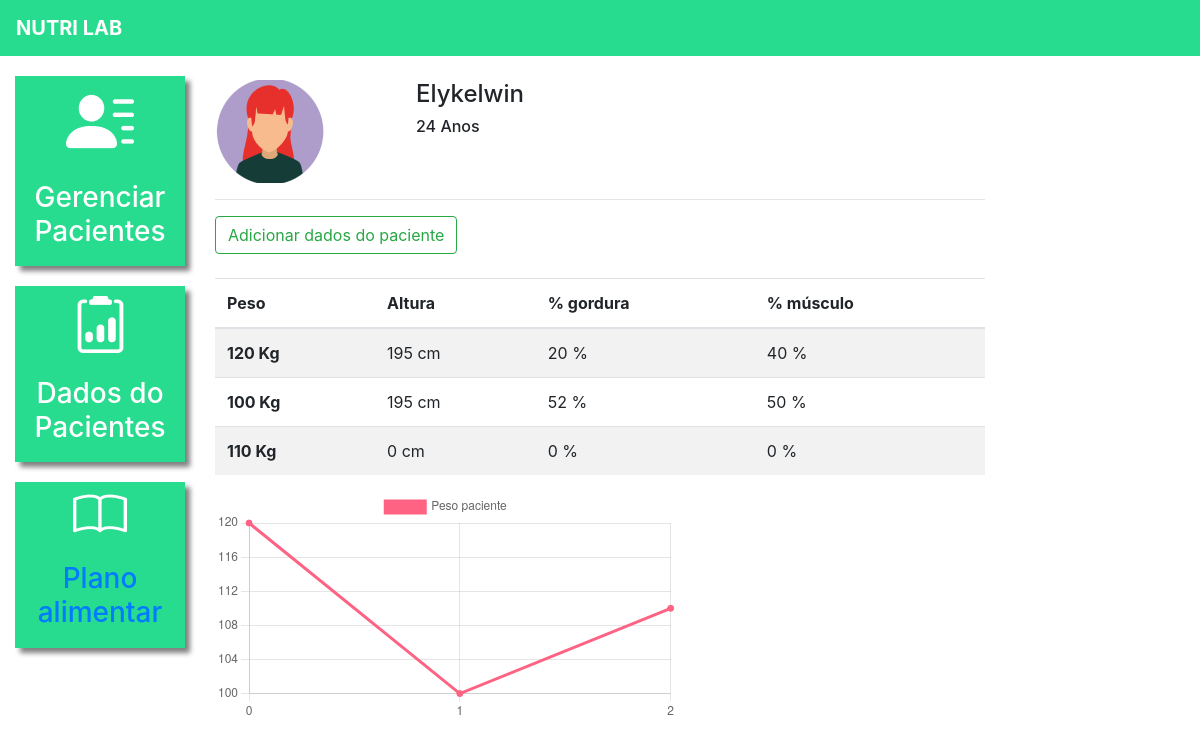
The page /dados_paciente/1/ (signed in) on the database its author committed.
### plataforma/models.py (models this page shows, shortened)
class Pacientes(models.Model):
    choices_sexo = (('F', 'Feminino'),
                    ('M', 'Maculino'))
    nome = models.CharField(max_length=50)
    sexo = models.CharField(max_length=1, choices=choices_sexo)
    idade = models.IntegerField()
    email = models.EmailField()
    telefone = models.CharField(max_length=19)
    nutri = models.ForeignKey(User, on_delete=models.CASCADE)

class DadosPaciente(models.Model):
    paciente = models.ForeignKey(Pacientes, on_delete=models.CASCADE)
    data = models.DateTimeField()
    peso = models.IntegerField()
    altura = models.IntegerField()
    percentual_gordura = models.IntegerField()
    percentual_musculo = models.IntegerField()
    colesterol_hdl = models.IntegerField()
    colesterol_ldl = models.IntegerField()
    colesterol_total = models.IntegerField()
    trigliceridios = models.IntegerField()

### plataforma/views.py (the view, shortened to what this page needs)
# urls.py: path('dados_paciente/', views.dados_paciente_listar, name="dados_paciente_listar"),
@login_required(login_url='/auth/logar/')
def dados_paciente(request, id):
    paciente = get_object_or_404(Pacientes, id=id)
    if not paciente.nutri == request.user:
        messages.add_message(request, constants.ERROR, 'Esse paciente não é seu')
        return redirect('/dados_paciente/')
    if request.method == "GET":
        dados_paciente = DadosPaciente.objects.filter(paciente=paciente)
        return render(request, 'dados_paciente.html', {'paciente': paciente, 'dados_paciente': dados_paciente})

### plataforma/templates/dados_paciente.html (shortened to what this page needs)
{% extends 'base_plataforma.html' %}
{% load static %}
{% block 'plataforma' %}
    <br>
    <div class="row">
        <div class="col-md-3">
            <img src="{% static 'plataforma/img/perfil1.png' %}">
        </div>
        <div class="col-md-3 dados descricao">
            <h4>{{paciente.nome}}</h4>
            <h6>{{paciente.idade}} Anos</h6>
        </div>
    </div>
    <hr>
    <button type="button" class="btn btn-outline-success" data-toggle="modal" data-target="#modal">
        Adicionar dados do paciente
    </button>
    <br>
    <br>
    <table class="table table-striped">
        <thead>
            <tr>
            <th scope="col">Peso</th>
            <th scope="col">Altura</th>
            <th scope="col">% gordura</th>
            <th scope="col">% músculo</th>
            </tr>
        </thead>
        <tbody>
            {% for dado in dados_paciente %}
                <tr>
                    <th scope="row">{{dado.peso}} Kg</th>
                    <td>{{dado.altura}} cm</td>
                    <td>{{dado.percentual_gordura}} %</td>
                    <td>{{dado.percentual_musculo}} %</td>
                </tr>
            {% endfor %}
        </tbody>
    </table>
    <div style="width: 60%;">
        <canvas id="myChart"></canvas>
    </div>
    <script>
        fetch("/grafico_peso/{{paciente.id}}/",{
            method: 'POST',
        }).then(function(result){
            return result.json()
        }).then(function(data_paciente){
            const data = {
                labels: data_paciente['labels'],
                datasets: [{
                label: 'Peso paciente',
                backgroundColor: 'rgb(255, 99, 132)',
                borderColor: 'rgb(255, 99, 132)',
                data: data_paciente['peso'],
                }]
            };
            const config = {
                type: 'line',
                data: data,
                options: {}
            };
            const myChart = new Chart(
                document.getElementById('myChart'),
                config
            );
        })
    </script>
{% endblock%}

### templates/base_plataforma.html (shortened to what this page needs)
{% extends 'base.html' %}
{% load static  %}
{% block 'head' %}
    <link rel="stylesheet" href="{% static 'plataforma/css/css.css' %}">
    <link rel="stylesheet" href="{% static 'plataforma/css/plano_alimentar.css' %}">
{% endblock %}
{% block 'body' %}
    <div class="container-fluid">
        <div class="row">
            <div class="col-md-2">
                <a href="{% url 'pacientes' %}" class="link-lateral">
                    <div class="card-lateral">
                        <img src="{% static 'plataforma/img/paciente.png' %}">
                        <br>
                        <br>
                        <h3>Gerenciar Pacientes</h3>
                    </div>
                </a>
                <a href="{% url 'dados_paciente_listar'%}" class="link-lateral">
                <div class="card-lateral">
                    <img src="{% static 'plataforma/img/dados_paciente.png' %}">
                    <br>
                    <br>
                    <h3>Dados do Pacientes</h3>
                </div>
                </a>
                <a href="{% url 'plano_alimentar_listar' %}" class="link-lateral">
                <div class="card-lateral">
                    <img src="{% static 'plataforma/img/plano_alimentar.png' %}">
                    <br>
                    <br>
                    <h3>Plano alimentar</h3>
                </a>
                </div>
            </div>
            <div class="col-md-8">
                {% block 'plataforma' %}
                {% endblock %}
            </div>
        </div>
{% endblock%}

### templates/base.html (shortened to what this page needs)
{% load static %}
<!doctype html>
<html lang="pt-BR">
    <head>
    {% block 'head' %}{% endblock %}
        <link rel="stylesheet" href="https://cdn.jsdelivr.net/npm/bootstrap@4.6.1/dist/css/bootstrap.min.css">
    </head>
    <body>
        {% if user.is_authenticated %}
            <nav style="background-color: #27DB8F;" class="navbar navbar-expand-lg navbar-dark">
                <a style="font-weight: bold" class="navbar-brand" href="#">NUTRI LAB</a>
            </nav>
        {% endif %}
        {% block 'body' %}{% endblock %}
    </body>
</html>

### templates/static/plataforma/css/css.css (style rules this page uses)
.card-lateral { background-color: #27DB8F; margin-top: 20px; padding: 10px; color: white; font-weight: bold; text-decoration: none; text-align: center; box-shadow: 5px 5px 5px gray; }
.dados { font-weight: bold; }
.descricao { margin-left: -12%; }
@media (max-width: 1300px) { .descricao { margin-left: 1px; } }

### rows shown on the page
Pacientes: nome "Elykelwin", idade "24"
DadosPaciente: peso "120", altura "195", percentual_gordura "20", percentual_musculo "40"
DadosPaciente: peso "100", altura "195", percentual_gordura "52", percentual_musculo "50"
DadosPaciente: peso "110", altura "0", percentual_gordura "0", percentual_musculo "0"
